Frame 1 (no input): blank canvas, image omitted
Frame 60 (the mouse pressed at the canvas centre just before this capture): blank canvas, image omitted
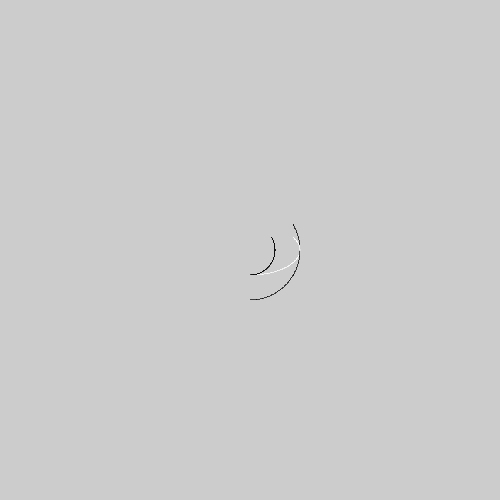
Frame 120 (the mouse held since frame 60 and released just before this capture)

The Processing sketch whose frames 1 and 60 were blank and that drew this single picture after the mouse press (run headless with seeded random() and noise(); from frame 60 on, the mouse is pressed at the canvas centre):

// Processing sketch: lerpwanderer2
// ── lerpwanderer2.pde
void setup() 
{
  size(500, 500); 
}
int x;
void draw()
{
  


if(x<360){x++;}
pushMatrix();
translate(width/2,height/2);// bring zero point to the center

stroke(0);

point (sin(radians(x))*50,cos(radians(x))*50);
point (sin(radians(x))*25,cos(radians(x))*25);

stroke(255);

point (sin(radians(x))*50,cos(radians(x))*25);//<ellipse
popMatrix();


}
